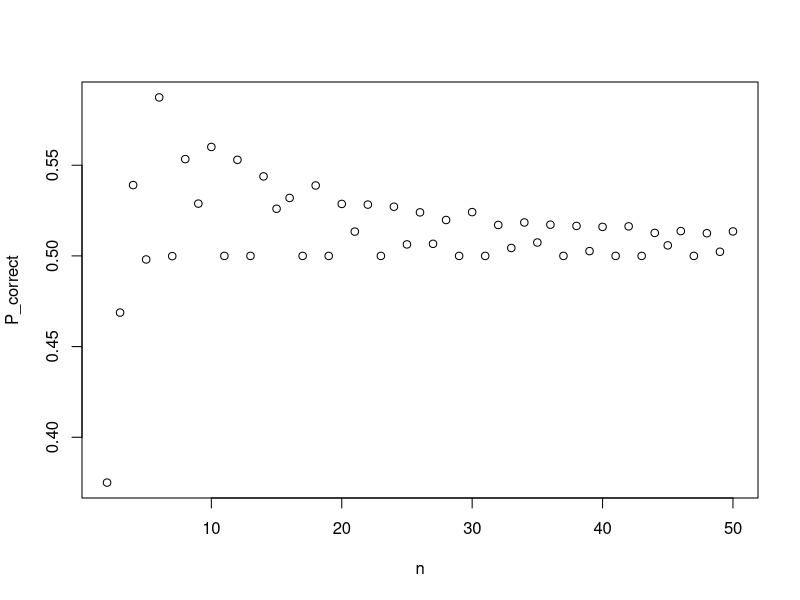
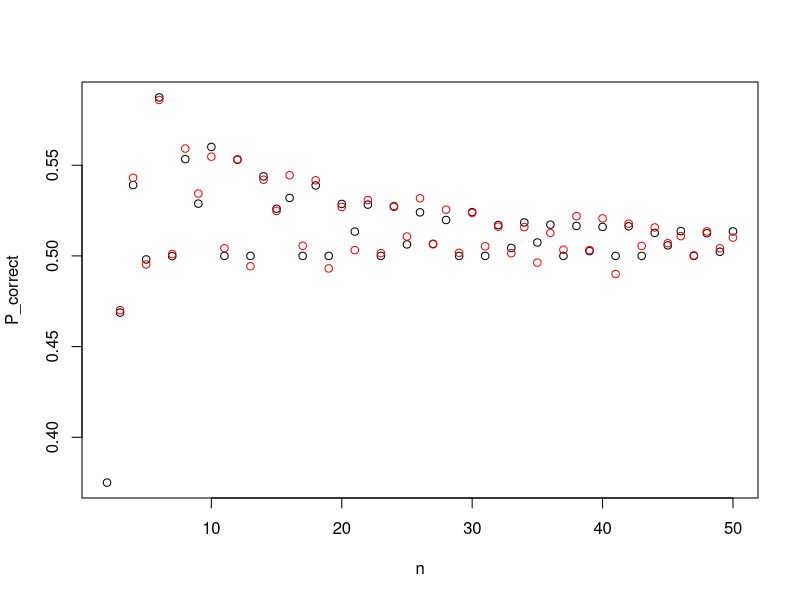
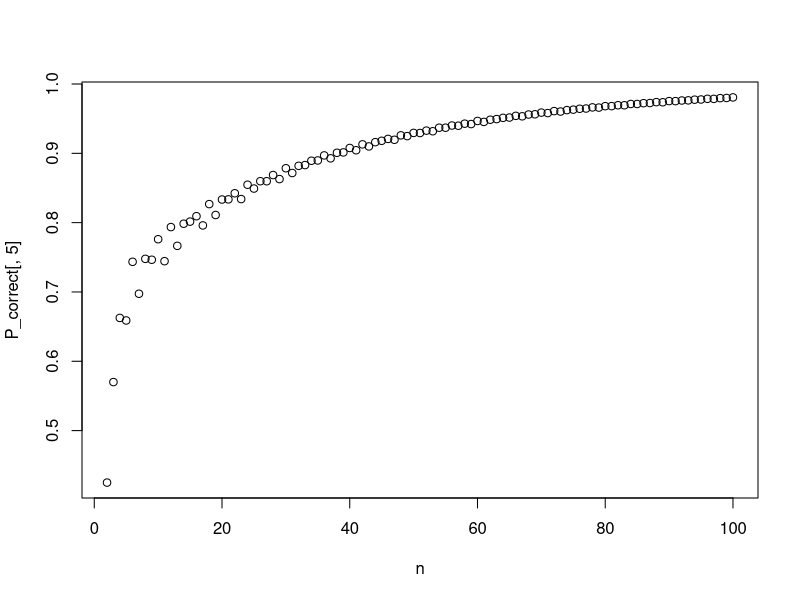
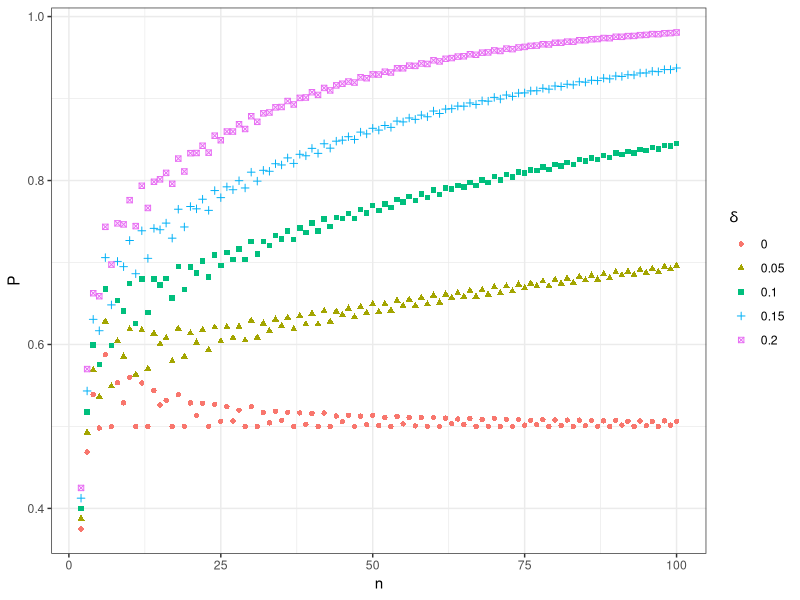

Write R code to recreate these figures, in order.
################################# FRONT MATTER #################################

rm(list=ls())
gc()

library(dplyr)
library(ggplot2)
library(tidyr)
library(mvtnorm)
library(clusterGeneration)
library(xtable)

############################# CHECKING CALCULATIONS ############################

# Let X take K + 1 values, where K is an even number.
# Choose values of p(X,1) - p(X,0) that are evenly spaced between -delta and
# delta. Call this vector w. Let its limits be -delta and delta. We have
# w_0 = -delta
# w_K = delta
# w_k = delta * (2 * k / K - 1)

K <- 2
delta <- 0.2
w <- delta * (2 * (0:K) / K - 1)

# The selection model is set as
# 1{a + d(X) > V}
# We need to back out the d(X) that achieves a given p(X,1) - p(X,0). As  V is
# normally distributed
# p(X,0) = Phi(a) 
# p(X,1) = Phi(a + d(X))
# Hence,
# p(X,1) - p(X,0) = Phi(a + d(X)) - Phi(a)
# solving for d(X)
# d(X) = Phi^{-1}(Phi(a) + p(X,1) - p(X,0)) - a
# To simplify, we set a = 0 (so that Phi(a) = 0.5)
a <- 0
d <- qnorm(pnorm(a) + w) - a 

# Set the ATE
B <- 1 

#### Specify distributions ####

# Randomly generate a covariance matrix for the unobservables
A <- matrix(runif(9, -1, 1), 3, 3)
sigma <- A %*% t(A)
# Scale to be a correlation matrix
for (k in 1:3){
  
  sd_k <- sqrt(sigma[k, k])
  sigma[, k] <- sigma[, k] / sd_k
  sigma[k, ] <- sigma[k, ] / sd_k
  
}
rho_V1 <- sigma[3, 1]
rho_V0 <- sigma[3, 2]

# Distribution for X
p_x <- runif(K + 1, 0, 1)
p_x <- p_x / sum(p_x)

# Probability that Z = 1
pZ <- 1 / 2

#### Generate Variables ####

n <- 1000000

# Unobservables
U <- rmvnorm(n, mean = rep(0, 3), sigma = sigma)
U <- data.frame(U)
names(U) <- c("U1", "U0", "V")

# X and Z
X <- sample(0:K, size = n, replace = T, prob = p_x)
Z <- rbinom(n, 1, pZ)

# Construct D and Y
D <- (a + d[X + 1] * Z >= U$V)
Y <- (1 - D) * U$U0 + D *(B + U$U1)

data <- data.frame(Y = Y, X = X, D = D, Z = Z)

#### Check Propensity Scores ####

w_hat <- rep(0, K + 1)
for (k in 0:K){
  
  temp <- dplyr::filter(data, X == k)
  w_hat[k + 1] <- mean(temp$D[temp$Z == 1]) - mean(temp$D[temp$Z == 0])
  
}
w_hat
w

#### Construct Z_tilde ####

# Construct E[Z|X =  x] as the sample average of Z with X = x
bar_Z <- rep(0, K + 1)
for (k in 0:K){
  
  bar_Z[k + 1] <- mean(data$Z[data$X == k])
  
}

Z_tilde <- rep(0, n)
for (i in 1:n){
  
  Z_tilde[i] <- Z[i] - bar_Z[X[i] + 1]
  
}

s_star <- rep(0, n)
for (i in 1:n){
  s_star[i] <- 2 * (w[X[i] + 1] >= 0) - 1
}

#### Check Denominator ####

mean(D * s_star * Z_tilde)
pZ * (1 - pZ) * sum(p_x * abs(w))
pZ * (1 - pZ) * sum(p_x * abs(pnorm(a + d) - pnorm(a)))
pZ * (1 - pZ) * sum(p_x * ((w >= 0) - (w < 0)) * (pnorm(a + d) - pnorm(a)))

#### Check Numerator ####

mean(Y * s_star * Z_tilde) 
B * pZ * (1 - pZ) * sum(p_x * ((w < 0) * (pnorm(a) - pnorm(a + d)) + 
                                 (w >= 0) * (pnorm(a + d) - pnorm(a)))) +
  pZ * (1 - pZ) * (rho_V1 - rho_V0) *
  sum(p_x * ((w >= 0) * (dnorm(a) - dnorm(a + d)) + 
               (w < 0) * (dnorm(a + d) - dnorm(a))))
B * pZ * (1 - pZ) * 
  sum(p_x * ((w >= 0) - (w < 0)) * (pnorm(a + d) - pnorm(a))) + 
  pZ * (1 - pZ) * (rho_V1 - rho_V0) *
  sum(p_x * ((w >= 0) - (w < 0)) * (dnorm(a) - dnorm(a + d)))


#### Check Numerator for Individual X Values ####

data$Z_tilde <- Z_tilde
data$s_star <- s_star

data_num <- rep(0, K + 1)
true_num <- rep(0, K + 1)

for (k in 0:K){
  
  temp <- dplyr::filter(data, X == k)
  data_num[k + 1] <- mean(temp$Y * temp$s_star * temp$Z_tilde)
  true_num[k + 1] <- pZ * (1 - pZ) * (
    B * ((w[k + 1] < 0) * (pnorm(a) - pnorm(a + d[k + 1])) + 
           (w[k + 1] >= 0) * (pnorm(a + d[k + 1]) - dnorm(a))) +
      (rho_V1 - rho_V0) * 
      ((w[k + 1] >= 0) * (dnorm(a) - dnorm(a + d[k + 1])) + 
         (w[k + 1] < 0) * (dnorm(a + d[k + 1]) - dnorm(a))))
  
}

data_num
true_num


#### Check the whole thing ####

mean(Y * s_star * Z_tilde) / mean(D * s_star * Z_tilde)
B + (rho_V1 - rho_V0) *
  sum(p_x * ((w >= 0) * (dnorm(a) - dnorm(a + d)) + 
               (w < 0) * (dnorm(a + d) - dnorm(a)))) / sum(p_x * abs(w))
B + (rho_V1 - rho_V0) *
  sum(p_x * (((w >= 0) - (w < 0)) * (dnorm(a) - dnorm(a + d)))) / 
  sum(p_x * abs(w))

data_tau <- mean(Y * s_star * Z_tilde) / mean(D * s_star * Z_tilde)
true_tau <- B + (rho_V1 - rho_V0) *
  sum(p_x * ((w >= 0) * (dnorm(a) - dnorm(a + d)) + 
               (w < 0) * (dnorm(a + d) - dnorm(a)))) / sum(p_x * abs(w))

data_tau
true_tau

############################ SIMPLE EXAMPLE TEST RUN ###########################

# X takes three values (-1, 0, 1) 
# Defiers at X = -1, compliers at X = 1, no switchers at X = 0
# Compare oracle and feasible estimators in two cases
# 1) P(X = 0) = 0, P(X = - 1) = P(X = 1) = 1 / 2
# 2) P(X = x) = 1 / 3 for x = -1,0,1

rm(list = ls())
gc()

# First stage parameters
K <- 2
delta <- 0.2
w <- delta * (2 * (0:K) / K - 1)
a <- 0
d <- qnorm(pnorm(a) + w) - a 

# Set the ATE
B <- 1 

#### Specify distributions ####

# Randomly generate a covariance matrix for the unobservables
A <- matrix(runif(9, -1, 1), 3, 3)
sigma <- A %*% t(A)
# Scale to be a correlation matrix
for (k in 1:3){
  
  sd_k <- sqrt(sigma[k, k])
  sigma[, k] <- sigma[, k] / sd_k
  sigma[k, ] <- sigma[k, ] / sd_k
  
}
rho_V1 <- sigma[3, 1]
rho_V0 <- sigma[3, 2]

# Distribution for X
p_x <- vector(mode = "list", length = 2)
p_x[[1]] <- c(1 / 2, 0, 1 / 2)
p_x[[2]] <- rep(1 / 3, 3)

# Probability that Z = 1
pZ <- 1 / 2

#### Generate Variables ####

l <- 2 # which distribution over X do you want to use
n <- 1000000

# Unobservables
U <- rmvnorm(n, mean = rep(0, 3), sigma = sigma)
U <- data.frame(U)
names(U) <- c("U1", "U0", "V")

# X and Z
X <- sample(0:K, size = n, replace = T, prob = p_x[[l]])
Z <- rbinom(n, 1, pZ)

# Construct D and Y
D <- (a + d[X + 1] * Z >= U$V)
Y <- (1 - D) * U$U0 + D *(B + U$U1)

data <- data.frame(Y = Y, X = X, D = D, Z = Z)

#### Check Propensity Scores ####

w_hat <- rep(0, K + 1)
for (k in 0:K){
  
  temp <- dplyr::filter(data, X == k)
  w_hat[k + 1] <- mean(temp$D[temp$Z == 1]) - mean(temp$D[temp$Z == 0])
  
}
w_hat
w

#### Construct Z_tilde ####

# Construct E[Z|X =  x] as the sample average of Z with X = x
bar_Z <- rep(0, K + 1)
for (k in 0:K){
  
  bar_Z[k + 1] <- mean(data$Z[data$X == k])
  
}

Z_tilde <- rep(0, n)
for (i in 1:n){
  
  Z_tilde[i] <- Z[i] - bar_Z[X[i] + 1]
  
}

s_star <- rep(0, n)
for (i in 1:n){
  s_star[i] <- 2 * (w[X[i] + 1] >= 0) - 1
}

#### Check Denominator ####

mean(D * s_star * Z_tilde)
pZ * (1 - pZ) * sum(p_x[[l]] * abs(w))
pZ * (1 - pZ) * sum(p_x[[l]] * abs(pnorm(a + d) - pnorm(a)))
pZ * (1 - pZ) * sum(p_x[[l]] * ((w >= 0) - (w < 0)) * (pnorm(a + d) - pnorm(a)))

#### Check Numerator ####

mean(Y * s_star * Z_tilde) 
B * pZ * (1 - pZ) * sum(p_x[[l]] * ((w < 0) * (pnorm(a) - pnorm(a + d)) + 
                                      (w >= 0) * (pnorm(a + d) - pnorm(a)))) +
  pZ * (1 - pZ) * (rho_V1 - rho_V0) *
  sum(p_x[[l]] * ((w >= 0) * (dnorm(a) - dnorm(a + d)) + 
                    (w < 0) * (dnorm(a + d) - dnorm(a))))
B * pZ * (1 - pZ) * 
  sum(p_x[[l]] * ((w >= 0) - (w < 0)) * (pnorm(a + d) - pnorm(a))) + 
  pZ * (1 - pZ) * (rho_V1 - rho_V0) *
  sum(p_x[[l]] * ((w >= 0) - (w < 0)) * (dnorm(a) - dnorm(a + d)))


#### Check Numerator for Individual X Values ####

data$Z_tilde <- Z_tilde
data$s_star <- s_star

data_num <- rep(0, K + 1)
true_num <- rep(0, K + 1)

for (k in 0:K){
  
  temp <- dplyr::filter(data, X == k)
  data_num[k + 1] <- mean(temp$Y * temp$s_star * temp$Z_tilde)
  true_num[k + 1] <- pZ * (1 - pZ) * (
    B * ((w[k + 1] < 0) * (pnorm(a) - pnorm(a + d[k + 1])) + 
           (w[k + 1] >= 0) * (pnorm(a + d[k + 1]) - dnorm(a))) +
      (rho_V1 - rho_V0) * 
      ((w[k + 1] >= 0) * (dnorm(a) - dnorm(a + d[k + 1])) + 
         (w[k + 1] < 0) * (dnorm(a + d[k + 1]) - dnorm(a))))
  
}

data_num
true_num


#### Check the whole thing ####

mean(Y * s_star * Z_tilde) / mean(D * s_star * Z_tilde)
B + (rho_V1 - rho_V0) *
  sum(p_x[[l]] * ((w >= 0) * (dnorm(a) - dnorm(a + d)) + 
                    (w < 0) * (dnorm(a + d) - dnorm(a)))) / sum(p_x[[l]] * abs(w))
B + (rho_V1 - rho_V0) *
  sum(p_x[[l]] * (((w >= 0) - (w < 0)) * (dnorm(a) - dnorm(a + d)))) / 
  sum(p_x[[l]] * abs(w))

data_tau <- mean(Y * s_star * Z_tilde) / mean(D * s_star * Z_tilde)
true_tau <- B + (rho_V1 - rho_V0) *
  sum(p_x[[l]] * ((w >= 0) * (dnorm(a) - dnorm(a + d)) + 
                    (w < 0) * (dnorm(a + d) - dnorm(a)))) / sum(p_x[[l]] * abs(w))

data_tau
true_tau

##################### PROBABILITY OF CORRECT CLASSIFICATION ####################

# Works out the probability that we correctly classify switchers for X = x given
# that we use the difference in sample conditional means to classify.

# First stage D = 1{a + dZ >= V} with V normally distributed
# p(x, 1) = pnorm(a + d)
# p(x, 0) = pnorm(a)
# Fix n (number of observations with X = x), Pr(Z = 1|X = x), a and d. Work out 
# the probability that we correctly classify switchers

# fix parameters
delta <- 0
a <- 0 
d <- qnorm(pnorm(a) + delta) - a
p_Z1 <- 1 / 2 # Pr(Z = 1|X)

get_prob_correct <- function(k, n_Z0, n_Z1, a, d){
  
  # returns the probability that d_Z1 / n_Z1 >= d_Z0 / n_Z0
  # (i.e. the sample average of D with Z = 1 weakly exceeds the Z = 0 average)
  # rearranging, we need that
  # d_Z1 >= d_Z0 * n_Z1 / n_Z0 -> d_Z1 >= floor(d_Z0 * n_Z1 / n_Z0)
  # as all numbers are integers.
  
  # k is the number of D = 1 observations with Z = 0
  # n_Z0, n_Z1 are the numbers of observations with Z = 0 and Z = 1
  # a and d are propensity score parameters (p(x,z) = pnorm(a + dZ))
  
  return(
    pbinom(floor((k - 0.00001) * n_Z1 / n_Z0), n_Z1, pnorm(a + d), 
           lower.tail = FALSE) * 
      dbinom(k, n_Z0, pnorm(a)))
  
}

n <- seq(2, 50) # possible sample sizes
P_correct <- rep(0, length(n))

for (i in 1:length(n)){
  
  # loop over sample sizes
  
  # enumerate possible combinations of Z = 1 and Z = 0 
  n_Z1 <- seq(0, n[i]) # observations with Z = 1
  n_Z0 <- n[i] - n_Z1 # observations with Z = 0
  P_temp <- rep(0, n[i] - 1)
  
  # convention: if we have 0 observations with Z = 0 or Z = 1, then the cell is
  # zeroed out. 
  
  for (j in 2:n[i]){
    
    # i fixes n_Z0 and n_Z1
    # loop over the number of D = 1 draws for Z = 0
    P_temp[j - 1] <- sum(sapply(0:n_Z0[j],
                                get_prob_correct,
                                n_Z0 = n_Z0[j],
                                n_Z1 = n_Z1[j],
                                a = a,
                                d = d)) * dbinom(n_Z1[j], n[i], p_Z1)
    
  }
  
  P_correct[i] <- sum(P_temp)
  
}

plot(n, P_correct)

# validate by simulation
sims <- 10000
sim_correct <- rep(0, length(n))

for (i in 1:length(n)){
  
  for (s in 1:sims){
    
    Z <- rbinom(n[i], 1, p_Z1)
    V <- rnorm(n[i])
    D <- (a + d * Z >= V) 
    
    if (sum(Z) > 0 & sum(1 - Z > 0)){
      
      sim_correct[i] <- sim_correct[i] + 
        as.numeric(sum(D * Z) / sum(Z) >= sum(D * (1 - Z)) / sum(1 - Z))
      
    }
    
  }
  
  sim_correct[i] <- sim_correct[i] / sims
  
}

sim_correct

plot(n, P_correct)
points(n, sim_correct, col = "red")


#### BUILD A PLOT ####

# Plot the probability that switchers are classified correctly as a function of
# n for different values of the switcher mass

delta <- c(0, 0.05, 0.1, 0.15, 0.2)
a <- 0 
d <- qnorm(pnorm(a) + delta) - a
p_Z1 <- 1 / 2 # Pr(Z = 1|X)

n <- seq(2, 100) # possible sample sizes
P_correct <- matrix(0, length(n), length(d))

for (l in 1:length(d)){
  
  for (i in 1:length(n)){
    
    # loop over sample sizes
    
    # enumerate possible combinations of Z = 1 and Z = 0 
    n_Z1 <- seq(0, n[i]) # observations with Z = 1
    n_Z0 <- n[i] - n_Z1 # observations with Z = 0
    P_temp <- rep(0, n[i] - 1)
    
    # convention: if we have 0 observations with Z = 0 or Z = 1, then the cell is
    # zeroed out. 
    
    for (j in 2:n[i]){
      
      # i fixes n_Z0 and n_Z1
      # loop over the number of D = 1 draws for Z = 0
      P_temp[j - 1] <- sum(sapply(0:n_Z0[j],
                                  get_prob_correct,
                                  n_Z0 = n_Z0[j],
                                  n_Z1 = n_Z1[j],
                                  a = a,
                                  d = d[l])) * dbinom(n_Z1[j], n[i], p_Z1)
      
    }
    
    P_correct[i, l] <- sum(P_temp)
    
  }
  
}

plot(n, P_correct[, 5])

plot_data <- matrix(0, length(n) * length(d), 3)
plot_data[, 1] <- c(P_correct)
plot_data[, 2] <- rep(n, 5)
plot_data[, 3] <- rep(delta, each = length(n))
plot_data <- data.frame(plot_data)
names(plot_data) <- c("P", "n", "switchers")

plot_data %>% ggplot() +
  geom_point(aes(x = n, 
                 y = P, 
                 col = as.factor(switchers), 
                 shape = as.factor(switchers))) +
  theme_bw() +
  labs(color = expression(delta),
       shape = expression(delta))
